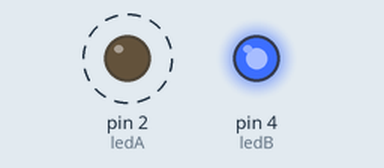
This sketch was run on a simulated Arduino Uno, built with avr-gcc and run on an emulated ATmega328P. Parts: output pins drawn as LEDs (lit = HIGH). Dashed ring = blinking.

Above: at 0.3 s.
At 3.8 s:
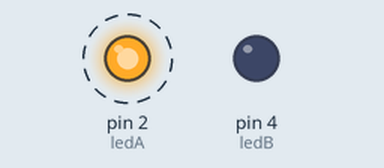
Timing chart, 0 to 5.9 s (numbered marks = the images above):
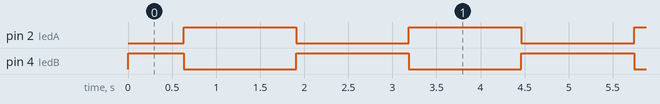

Measured:
- by itself, pin 2 (ledA): alternates HIGH for 1.3 s and LOW for 1.3 s
- by itself, pin 4 (ledB): repeats every 2.6 s: LOW 1.3 s, HIGH 1.3 s

The sketch:

lab06.ino
```cpp
#include <Arduino.h>

// 两路LED引脚定义
const int ledA = 2;
const int ledB = 4;

// 亮度变量 0~255
int brightnessA = 0;
// 渐变步长，控制交替快慢
int step = 3;
// 渐变方向 1向上，-1向下
int dir = 1;

void setup() {
  Serial.begin(115200);
  pinMode(ledA, OUTPUT);
  pinMode(ledB, OUTPUT);
}

void loop() {
  // 更新A灯亮度
  brightnessA += dir * step;

  // 边界判断，到达极值反转渐变方向
  if (brightnessA >= 255) {
    brightnessA = 255;
    dir = -1;
  }
  if (brightnessA <= 0) {
    brightnessA = 0;
    dir = 1;
  }

  // 核心反相关系：B亮度 = 255 - A亮度
  int brightnessB = 255 - brightnessA;

  // 两路独立PWM输出
  analogWrite(ledA, brightnessA);
  analogWrite(ledB, brightnessB);

  // 控制渐变顺滑度，数值越小交替速度越快
  delay(15);
}
```
